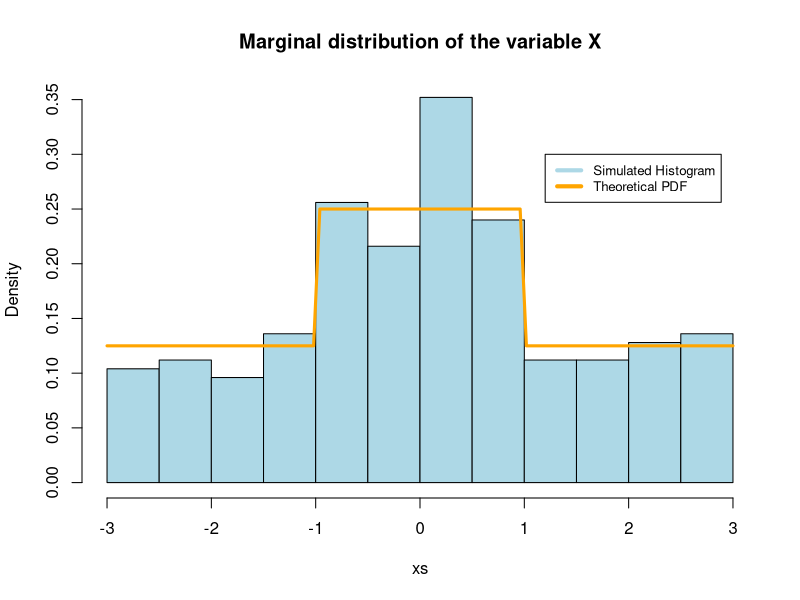
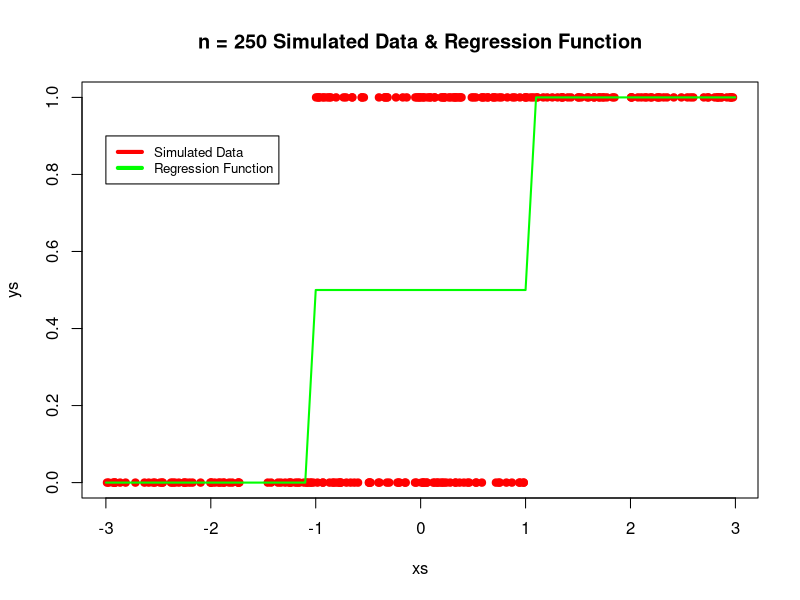

Source code (R) for these figures, in order:
## ---- chunk 1
knitr::opts_chunk$set(echo = TRUE)
suppressMessages(require("viridis", quietly = T))
suppressMessages(require("MLmetrics", quietly = T))
set.seed(2020)
## ---- chunk 2
n = 250

#data model

p <- function(x, y){if(y==0){dunif(x, -3, 1) * 1/2}
    else if(y==1){dunif(x, -1, 3) * 1/2}
    else 0}
# curve(p(x,0) + p(x, 1), xlim = c(-5, 5),col = 'red')

ys <- rbinom(n, 1, 0.5)
ys_test <- rbinom(n, 1, 0.5)
gen <- function(y){if(y==0){runif(1, -3, 1)}
    else if(y==1){runif(1, -1, 3)}}
gen <- Vectorize(gen)
xs <- gen(ys)
xs_test <- gen(ys_test)
par(mfrow=c(1,1))
plot.new()
hist(xs, freq = F, col = 'light blue', main = 'Marginal distribution of the variable X')
curve(p(x,0) + p(x, 1),col = 'orange', add = T, lwd = 3)
legend(1.2, 0.3, legend = c('Simulated Histogram', 'Theoretical PDF'), col = c('light blue', 'orange'), 
       lty = 1, lwd = 4, cex=0.8)

## ---- chunk 3
# Regression function
plot(xs, ys, col='red', pch=19,  main = 'n = 250 Simulated Data & Regression Function')
reg.fun <- function(x){ p(x, 1)/(p(x,  0) + p(x, 1))}
curve(reg.fun, xlim = c(-5,5), lwd=2, col = 'green', add = T)
legend(-3, 0.9, legend = c('Simulated Data', 'Regression Function'), col = c('red', 'green'), 
       lty = 1, lwd = 4, cex=0.8)

h.opt <- function(x) {if(reg.fun(x) > 0.5) {1}
                     else 0}
h.opt <- Vectorize(h.opt)
accuracy.Bayes = sum(h.opt(xs_test) == ys_test)/length(ys_test)
sprintf("Accuracy of the Bayes Classifier:  %s", accuracy.Bayes)
## ---- chunk 4
train= data.frame(X = xs, y =  ys)
test= data.frame(X = xs_test, y =  ys_test)


model = glm(y ~ X, data = train, family = "binomial")
probabilities <- predict(model, newdata=test, type='response')
predicted.classes <- ifelse(probabilities > 0.5, 1, 0)
accuracy.Log = sum(predicted.classes == test$y)/length(test$y)
sprintf("Accuracy of the Log classifier:  %s", accuracy.Log)
## ---- chunk 5
M = 1000
n = 250
total_acc_Bayes = c()
total_acc_Log = c()
for(i in 1:M){
    # generating samples of n=250 observations
    ys <- rbinom(n, 1, 0.5)
    ys_test <- rbinom(n, 1, 0.5)
    xs <- gen(ys)
    xs_test <- gen(ys_test)
    total_acc_Bayes = cbind(total_acc_Bayes,  c(sum(h.opt(xs_test) == ys_test)/length(ys_test)))
    # Logistic Regression
    train= data.frame(X = xs, y =  ys)
    test= data.frame(X = xs_test, y =  ys_test)
    model = glm(y ~ X, data = train, family = "binomial")
    probabilities <- predict(model, newdata=test, type='response')
    predicted.classes <- ifelse(probabilities > 0.5, 1, 0)
    total_acc_Log = cbind(total_acc_Log, c(sum(predicted.classes == test$y)/length(test$y)))
}
avg_acc_Bayes = mean(total_acc_Bayes)
avg_acc_Log = mean(total_acc_Log)
sd_acc_Bayes = sd(total_acc_Bayes)
sd_acc_Log = sd(total_acc_Log)
sprintf("Bayes classifier, Mean:  %s, Std: %s ", avg_acc_Bayes, sd_acc_Bayes)
sprintf("Log classifier, Mean:  %s, Std: %s ", avg_acc_Log, sd_acc_Log)
